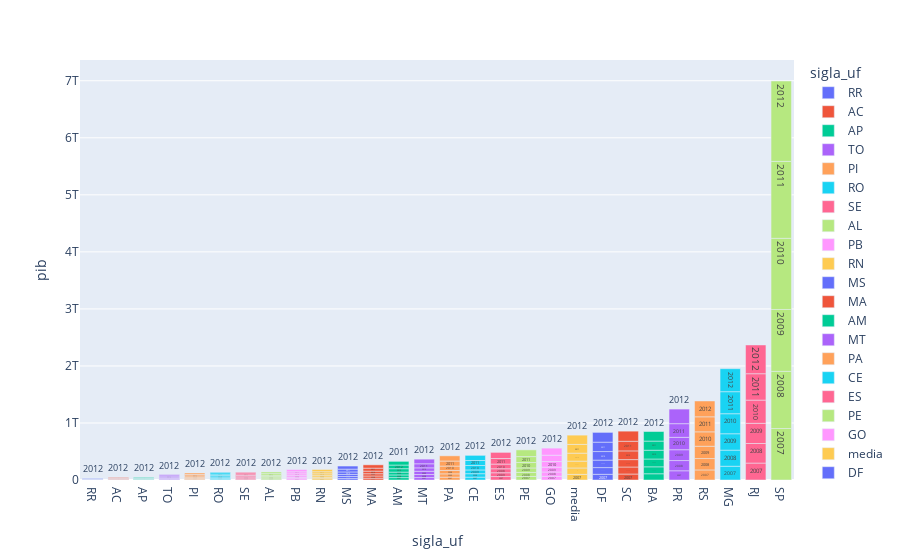

Notebook source saved alongside this figure:
### Code cell
#grafico que mostra o pib anualmente empilhado dos estados
#obs: a situação crescente do grafico se baseia apenas no pib do primeiro ano (2007)


#grafico gerado pela base df_final que esta ordenada pelo pib, eixo y será o pib, eixo x os estados e os anos serão informados nas barras
graf_pib = px.bar(df_final.sort_values("pib"),y='pib' ,x ='sigla_uf',color = 'sigla_uf',text='ano')
graf_pib.show()

### Figure 1 — Plotly figure (JSON) as saved in the notebook; plotly's stock layout.template omitted (floating-point values rounded to 4 significant figures)
{"data": [{"alignmentgroup": "True", "hovertemplate": "sigla_uf=%{x}<br>pib=%{y}<br>ano=%{text}<extra></extra>", "legendgroup": "RR", "marker": {"color": "#636efa", "pattern": {"shape": ""}}, "name": "RR", "offsetgroup": "RR", "orientation": "v", "showlegend": true, "text": [2007, 2008, 2009, 2010, 2011, 2012], "textposition": "auto", "type": "bar", "x": ["RR", "RR", "RR", "RR", "RR", "RR"], "xaxis": "x", "y": [4168599000, 4889301000, 5593491000, 6340601000, 6951190000, 7313836000], "yaxis": "y"}, {"alignmentgroup": "True", "hovertemplate": "sigla_uf=%{x}<br>pib=%{y}<br>ano=%{text}<extra></extra>", "legendgroup": "AC", "marker": {"color": "#EF553B", "pattern": {"shape": ""}}, "name": "AC", "offsetgroup": "AC", "orientation": "v", "showlegend": true, "text": [2007, 2008, 2009, 2010, 2011, 2012], "textposition": "auto", "type": "bar", "x": ["AC", "AC", "AC", "AC", "AC", "AC"], "xaxis": "x", "y": [5760501000, 6730108000, 7386436000, 8476515000, 8794362000, 9629239000], "yaxis": "y"}, {"alignmentgroup": "True", "hovertemplate": "sigla_uf=%{x}<br>pib=%{y}<br>ano=%{text}<extra></extra>", "legendgroup": "AP", "marker": {"color": "#00cc96", "pattern": {"shape": ""}}, "name": "AP", "offsetgroup": "AP", "orientation": "v", "showlegend": true, "text": [2007, 2008, 2009, 2010, 2011, 2012], "textposition": "auto", "type": "bar", "x": ["AP", "AP", "AP", "AP", "AP", "AP"], "xaxis": "x", "y": [6022132000, 6764834000, 7404389000, 8265965000, 8968032000, 10419539000], "yaxis": "y"}, {"alignmentgroup": "True", "hovertemplate": "sigla_uf=%{x}<br>pib=%{y}<br>ano=%{text}<extra></extra>", "legendgroup": "TO", "marker": {"color": "#ab63fa", "pattern": {"shape": ""}}, "name": "TO", "offsetgroup": "TO", "orientation": "v", "showlegend": true, "text": [2007, 2008, 2009, 2010, 2011, 2012], "textposition": "auto", "type": "bar", "x": ["TO", "TO", "TO", "TO", "TO", "TO"], "xaxis": "x", "y": [11094063000, 13090266000, 14571366000, 17240135000, 18059159000, 19529689000], "yaxis": "y"}, {"alignmentgroup": "True", "hovertemplate": "sigla_uf=%{x}<br>pib=%{y}<br>ano=%{text}<extra></extra>", "legendgroup": "PI", "marker": {"color": "#FFA15A", "pattern": {"shape": ""}}, "name": "PI", "offsetgroup": "PI", "orientation": "v", "showlegend": true, "text": [2007, 2008, 2009, 2010, 2011, 2012], "textposition": "auto", "type": "bar", "x": ["PI", "PI", "PI", "PI", "PI", "PI"], "xaxis": "x", "y": [14135870000, 16760272000, 19032665000, 22060161000, 24606833000, 25720626000], "yaxis": "y"}, {"alignmentgroup": "True", "hovertemplate": "sigla_uf=%{x}<br>pib=%{y}<br>ano=%{text}<extra></extra>", "legendgroup": "RO", "marker": {"color": "#19d3f3", "pattern": {"shape": ""}}, "name": "RO", "offsetgroup": "RO", "orientation": "v", "showlegend": true, "text": [2007, 2008, 2009, 2010, 2011, 2012], "textposition": "auto", "type": "bar", "x": ["RO", "RO", "RO", "RO", "RO", "RO"], "xaxis": "x", "y": [15002734000, 17887799000, 20236194000, 23560644000, 27839144000, 29361936000], "yaxis": "y"}, {"alignmentgroup": "True", "hovertemplate": "sigla_uf=%{x}<br>pib=%{y}<br>ano=%{text}<extra></extra>", "legendgroup": "SE", "marker": {"color": "#FF6692", "pattern": {"shape": ""}}, "name": "SE", "offsetgroup": "SE", "orientation": "v", "showlegend": true, "text": [2007, 2008, 2009, 2010, 2011, 2012], "textposition": "auto", "type": "bar", "x": ["SE", "SE", "SE", "SE", "SE", "SE"], "xaxis": "x", "y": [16895691000, 19551803000, 19767111000, 23932155000, 26198908000, 27823191000], "yaxis": "y"}, {"alignmentgroup": "True", "hovertemplate": "sigla_uf=%{x}<br>pib=%{y}<br>ano=%{text}<extra></extra>", "legendgroup": "AL", "marker": {"color": "#B6E880", "pattern": {"shape": ""}}, "name": "AL", "offsetgroup": "AL", "orientation": "v", "showlegend": true, "text": [2007, 2008, 2009, 2010, 2011, 2012], "textposition": "auto", "type": "bar", "x": ["AL", "AL", "AL", "AL", "AL", "AL"], "xaxis": "x", "y": [17793227000, 19476861000, 21234951000, 24574808000, 28540304000, 29544708000], "yaxis": "y"}, {"alignmentgroup": "True", "hovertemplate": "sigla_uf=%{x}<br>pib=%{y}<br>ano=%{text}<extra></extra>", "legendgroup": "PB", "marker": {"color": "#FF97FF", "pattern": {"shape": ""}}, "name": "PB", "offsetgroup": "PB", "orientation": "v", "showlegend": true, "text": [2007, 2008, 2009, 2010, 2011, 2012], "textposition": "auto", "type": "bar", "x": ["PB", "PB", "PB", "PB", "PB", "PB"], "xaxis": "x", "y": [22201750000, 25696641000, 28718598000, 31947059000, 35443832000, 38731149000], "yaxis": "y"}, {"alignmentgroup": "True", "hovertemplate": "sigla_uf=%{x}<br>pib=%{y}<br>ano=%{text}<extra></extra>", "legendgroup": "RN", "marker": {"color": "#FECB52", "pattern": {"shape": ""}}, "name": "RN", "offsetgroup": "RN", "orientation": "v", "showlegend": true, "text": [2007, 2008, 2009, 2010, 2011, 2012], "textposition": "auto", "type": "bar", "x": ["RN", "RN", "RN", "RN", "RN", "RN"], "xaxis": "x", "y": [22925563000, 25481449000, 27904989000, 32338895000, 36103202000, 39543679000], "yaxis": "y"}, {"alignmentgroup": "True", "hovertemplate": "sigla_uf=%{x}<br>pib=%{y}<br>ano=%{text}<extra></extra>", "legendgroup": "MS", "marker": {"color": "#636efa", "pattern": {"shape": ""}}, "name": "MS", "offsetgroup": "MS", "orientation": "v", "showlegend": true, "text": [2007, 2008, 2009, 2010, 2011, 2012], "textposition": "auto", "type": "bar", "x": ["MS", "MS", "MS", "MS", "MS", "MS"], "xaxis": "x", "y": [28121420000, 33142746000, 36368094000, 43514207000, 49242254000, 54471447000], "yaxis": "y"}, {"alignmentgroup": "True", "hovertemplate": "sigla_uf=%{x}<br>pib=%{y}<br>ano=%{text}<extra></extra>", "legendgroup": "MA", "marker": {"color": "#EF553B", "pattern": {"shape": ""}}, "name": "MA", "offsetgroup": "MA", "orientation": "v", "showlegend": true, "text": [2007, 2008, 2009, 2010, 2011, 2012], "textposition": "auto", "type": "bar", "x": ["MA", "MA", "MA", "MA", "MA", "MA"], "xaxis": "x", "y": [31606026000, 38486010000, 39854677000, 45255942000, 52187204000, 58819683000], "yaxis": "y"}, {"alignmentgroup": "True", "hovertemplate": "sigla_uf=%{x}<br>pib=%{y}<br>ano=%{text}<extra></extra>", "legendgroup": "AM", "marker": {"color": "#00cc96", "pattern": {"shape": ""}}, "name": "AM", "offsetgroup": "AM", "orientation": "v", "showlegend": true, "text": [2007, 2008, 2009, 2010, 2012, 2011], "textposition": "auto", "type": "bar", "x": ["AM", "AM", "AM", "AM", "AM", "AM"], "xaxis": "x", "y": [42023218000, 46822569000, 49614251000, 59779292000, 64119836000, 64555404000], "yaxis": "y"}, {"alignmentgroup": "True", "hovertemplate": "sigla_uf=%{x}<br>pib=%{y}<br>ano=%{text}<extra></extra>", "legendgroup": "MT", "marker": {"color": "#ab63fa", "pattern": {"shape": ""}}, "name": "MT", "offsetgroup": "MT", "orientation": "v", "showlegend": true, "text": [2007, 2008, 2009, 2010, 2011, 2012], "textposition": "auto", "type": "bar", "x": ["MT", "MT", "MT", "MT", "MT", "MT"], "xaxis": "x", "y": [42687119000, 53386488000, 57294192000, 59599990000, 71417805000, 80830108000], "yaxis": "y"}, {"alignmentgroup": "True", "hovertemplate": "sigla_uf=%{x}<br>pib=%{y}<br>ano=%{text}<extra></extra>", "legendgroup": "PA", "marker": {"color": "#FFA15A", "pattern": {"shape": ""}}, "name": "PA", "offsetgroup": "PA", "orientation": "v", "showlegend": true, "text": [2007, 2009, 2008, 2010, 2011, 2012], "textposition": "auto", "type": "bar", "x": ["PA", "PA", "PA", "PA", "PA", "PA"], "xaxis": "x", "y": [49507144000, 58401830000, 58518557000, 77847597000, 88370610000, 91009014000], "yaxis": "y"}, {"alignmentgroup": "True", "hovertemplate": "sigla_uf=%{x}<br>pib=%{y}<br>ano=%{text}<extra></extra>", "legendgroup": "CE", "marker": {"color": "#19d3f3", "pattern": {"shape": ""}}, "name": "CE", "offsetgroup": "CE", "orientation": "v", "showlegend": true, "text": [2007, 2008, 2009, 2010, 2011, 2012], "textposition": "auto", "type": "bar", "x": ["CE", "CE", "CE", "CE", "CE", "CE"], "xaxis": "x", "y": [50331383000, 60098877000, 65703761000, 77865415000, 87982450000, 90131724000], "yaxis": "y"}, {"alignmentgroup": "True", "hovertemplate": "sigla_uf=%{x}<br>pib=%{y}<br>ano=%{text}<extra></extra>", "legendgroup": "ES", "marker": {"color": "#FF6692", "pattern": {"shape": ""}}, "name": "ES", "offsetgroup": "ES", "orientation": "v", "showlegend": true, "text": [2007, 2009, 2008, 2010, 2011, 2012], "textposition": "auto", "type": "bar", "x": ["ES", "ES", "ES", "ES", "ES", "ES"], "xaxis": "x", "y": [60339817000, 66763012000, 69870222000, 82121834000, 97693458000, 107328771000], "yaxis": "y"}, {"alignmentgroup": "True", "hovertemplate": "sigla_uf=%{x}<br>pib=%{y}<br>ano=%{text}<extra></extra>", "legendgroup": "PE", "marker": {"color": "#B6E880", "pattern": {"shape": ""}}, "name": "PE", "offsetgroup": "PE", "orientation": "v", "showlegend": true, "text": [2007, 2008, 2009, 2010, 2011, 2012], "textposition": "auto", "type": "bar", "x": ["PE", "PE", "PE", "PE", "PE", "PE"], "xaxis": "x", "y": [62255687000, 70440859000, 78428308000, 95186714000, 104393980000, 117340092000], "yaxis": "y"}, {"alignmentgroup": "True", "hovertemplate": "sigla_uf=%{x}<br>pib=%{y}<br>ano=%{text}<extra></extra>", "legendgroup": "GO", "marker": {"color": "#FF97FF", "pattern": {"shape": ""}}, "name": "GO", "offsetgroup": "GO", "orientation": "v", "showlegend": true, "text": [2007, 2008, 2009, 2010, 2011, 2012], "textposition": "auto", "type": "bar", "x": ["GO", "GO", "GO", "GO", "GO", "GO"], "xaxis": "x", "y": [65210147000, 75271163000, 85615344000, 97575930000, 111268553000, 123926301000], "yaxis": "y"}, {"alignmentgroup": "True", "hovertemplate": "sigla_uf=%{x}<br>pib=%{y}<br>ano=%{text}<extra></extra>", "legendgroup": "media", "marker": {"color": "#FECB52", "pattern": {"shape": ""}}, "name": "media", "offsetgroup": "media", "orientation": "v", "showlegend": true, "text": [2007, 2008, 2009, 2010, 2011, 2012], "textposition": "auto", "type": "bar", "x": ["media", "media", "media", "media", "media", "media"], "xaxis": "x", "y": [98570000000.0, 112300000000.0, 119977928000, 139600000000.0, 153400000000.0, 162670148000], "yaxis": "y"}, {"alignmentgroup": "True", "hovertemplate": "sigla_uf=%{x}<br>pib=%{y}<br>ano=%{text}<extra></extra>", "legendgroup": "DF", "marker": {"color": "#636efa", "pattern": {"shape": ""}}, "name": "DF", "offsetgroup": "DF", "orientation": "v", "showlegend": true, "text": [2007, 2008, 2009, 2010, 2011, 2012], "textposition": "auto", "type": "bar", "x": ["DF", "DF", "DF", "DF", "DF", "DF"], "xaxis": "x", "y": [99945620000, 117571878000, 131487268000, 149906319000, 164482129000, 171235534000], "yaxis": "y"}, {"alignmentgroup": "True", "hovertemplate": "sigla_uf=%{x}<br>pib=%{y}<br>ano=%{text}<extra></extra>", "legendgroup": "SC", "marker": {"color": "#EF553B", "pattern": {"shape": ""}}, "name": "SC", "offsetgroup": "SC", "orientation": "v", "showlegend": true, "text": [2007, 2008, 2009, 2010, 2011, 2012], "textposition": "auto", "type": "bar", "x": ["SC", "SC", "SC", "SC", "SC", "SC"], "xaxis": "x", "y": [104622947000, 123282295000, 129806256000, 152482338000, 169049530000, 177275691000], "yaxis": "y"}, {"alignmentgroup": "True", "hovertemplate": "sigla_uf=%{x}<br>pib=%{y}<br>ano=%{text}<extra></extra>", "legendgroup": "BA", "marker": {"color": "#00cc96", "pattern": {"shape": ""}}, "name": "BA", "offsetgroup": "BA", "orientation": "v", "showlegend": true, "text": [2007, 2008, 2009, 2010, 2011, 2012], "textposition": "auto", "type": "bar", "x": ["BA", "BA", "BA", "BA", "BA", "BA"], "xaxis": "x", "y": [109651844000, 121507056000, 137074671000, 154340458000, 159868615000, 167727375000], "yaxis": "y"}, {"alignmentgroup": "True", "hovertemplate": "sigla_uf=%{x}<br>pib=%{y}<br>ano=%{text}<extra></extra>", "legendgroup": "PR", "marker": {"color": "#ab63fa", "pattern": {"shape": ""}}, "name": "PR", "offsetgroup": "PR", "orientation": "v", "showlegend": true, "text": [2007, 2008, 2009, 2010, 2011, 2012], "textposition": "auto", "type": "bar", "x": ["PR", "PR", "PR", "PR", "PR", "PR"], "xaxis": "x", "y": [161581844000, 179263189000, 189991949000, 217289677000, 239366010000, 255926608000], "yaxis": "y"}, {"alignmentgroup": "True", "hovertemplate": "sigla_uf=%{x}<br>pib=%{y}<br>ano=%{text}<extra></extra>", "legendgroup": "RS", "marker": {"color": "#FFA15A", "pattern": {"shape": ""}}, "name": "RS", "offsetgroup": "RS", "orientation": "v", "showlegend": true, "text": [2007, 2008, 2009, 2010, 2011, 2012], "textposition": "auto", "type": "bar", "x": ["RS", "RS", "RS", "RS", "RS", "RS"], "xaxis": "x", "y": [176615073000, 199494246000, 215863879000, 252482597000, 263633398000, 277657666000], "yaxis": "y"}, {"alignmentgroup": "True", "hovertemplate": "sigla_uf=%{x}<br>pib=%{y}<br>ano=%{text}<extra></extra>", "legendgroup": "MG", "marker": {"color": "#19d3f3", "pattern": {"shape": ""}}, "name": "MG", "offsetgroup": "MG", "orientation": "v", "showlegend": true, "text": [2007, 2008, 2009, 2010, 2011, 2012], "textposition": "auto", "type": "bar", "x": ["MG", "MG", "MG", "MG", "MG", "MG"], "xaxis": "x", "y": [241293054000, 282520745000, 287054748000, 351380905000, 386155622000, 403551317000], "yaxis": "y"}, {"alignmentgroup": "True", "hovertemplate": "sigla_uf=%{x}<br>pib=%{y}<br>ano=%{text}<extra></extra>", "legendgroup": "RJ", "marker": {"color": "#FF6692", "pattern": {"shape": ""}}, "name": "RJ", "offsetgroup": "RJ", "orientation": "v", "showlegend": true, "text": [2007, 2008, 2009, 2010, 2011, 2012], "textposition": "auto", "type": "bar", "x": ["RJ", "RJ", "RJ", "RJ", "RJ", "RJ"], "xaxis": "x", "y": [296767784000, 343182068000, 353878136000, 407122794000, 462376208000, 504221371000], "yaxis": "y"}, {"alignmentgroup": "True", "hovertemplate": "sigla_uf=%{x}<br>pib=%{y}<br>ano=%{text}<extra></extra>", "legendgroup": "SP", "marker": {"color": "#B6E880", "pattern": {"shape": ""}}, "name": "SP", "offsetgroup": "SP", "orientation": "v", "showlegend": true, "text": [2007, 2008, 2009, 2010, 2011, 2012], "textposition": "auto", "type": "bar", "x": ["SP", "SP", "SP", "SP", "SP", "SP"], "xaxis": "x", "y": [902784268000, 1003015191000, 1084353490000, 1247595927000, 1349465140000, 1408903866000], "yaxis": "y"}], "layout": {"autosize": true, "barmode": "relative", "legend": {"title": {"text": "sigla_uf"}, "tracegroupgap": 0}, "margin": {"t": 60}, "xaxis": {"anchor": "y", "autorange": true, "categoryarray": ["RR", "AC", "AP", "TO", "PI", "RO", "SE", "AL", "PB", "RN", "MS", "MA", "AM", "MT", "PA", "CE", "ES", "PE", "GO", "media", "DF", "SC", "BA", "PR", "RS", "MG", "RJ", "SP"], "categoryorder": "array", "domain": [0, 1], "range": [-0.5, 27.5], "title": {"text": "sigla_uf"}, "type": "category"}, "yaxis": {"anchor": "x", "autorange": true, "domain": [0, 1], "range": [0, 7364000000000.0], "title": {"text": "pib"}, "type": "linear"}}}
